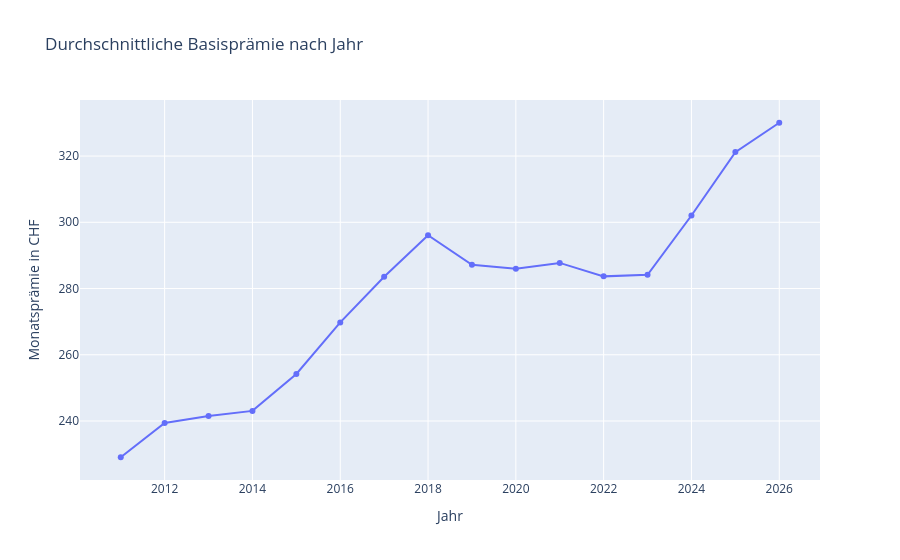

Notebook code for this chart:
### Markdown cell above
Wir vergleichen nur die Standardprämien und Franchise

### Code cell
df_premiums_base = df_premiums[
    (df_premiums["is_base_p"] == 1) &
    (df_premiums["is_base_f"] == 1)]

premium_year = (
    df_premiums_base
    .groupby("year", as_index=False)["premium"]
    .mean()
)

px.line(
    premium_year,
    x="year",
    y="premium",
    markers=True,
    title="Durchschnittliche Basisprämie nach Jahr",
    labels={"year": "Jahr", "premium": "Monatsprämie in CHF"},
)

### Figure 1 — Plotly figure (JSON) as saved in the notebook; plotly's stock layout.template omitted (floating-point values rounded to 4 significant figures)
{"data": [{"hovertemplate": "Jahr=%{x}<br>Monatsprämie in CHF=%{y}<extra></extra>", "legendgroup": "", "line": {"color": "#636efa", "dash": "solid"}, "marker": {"symbol": "circle"}, "mode": "lines+markers", "name": "", "orientation": "v", "showlegend": false, "type": "scatter", "x": [2011, 2012, 2013, 2014, 2015, 2016, 2017, 2018, 2019, 2020, 2021, 2022, 2023, 2024, 2025, 2026], "xaxis": "x", "y": [229.0, 239.4, 241.5, 243.0, 254.2, 269.8, 283.6, 296.1, 287.2, 286.0, 287.7, 283.7, 284.1, 302.1, 321.2, 330.1], "yaxis": "y"}], "layout": {"legend": {"tracegroupgap": 0}, "title": {"text": "Durchschnittliche Basisprämie nach Jahr"}, "xaxis": {"anchor": "y", "domain": [0, 1], "title": {"text": "Jahr"}}, "yaxis": {"anchor": "x", "domain": [0, 1], "title": {"text": "Monatsprämie in CHF"}}}}
